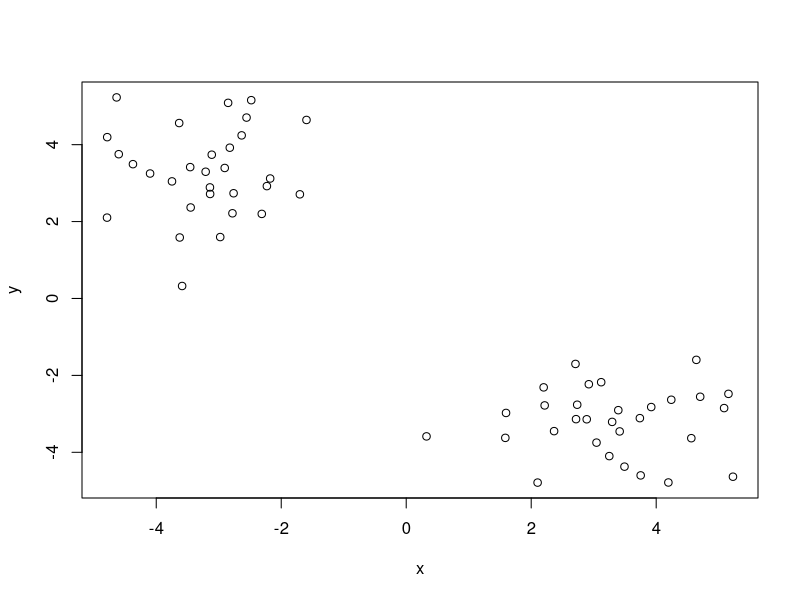
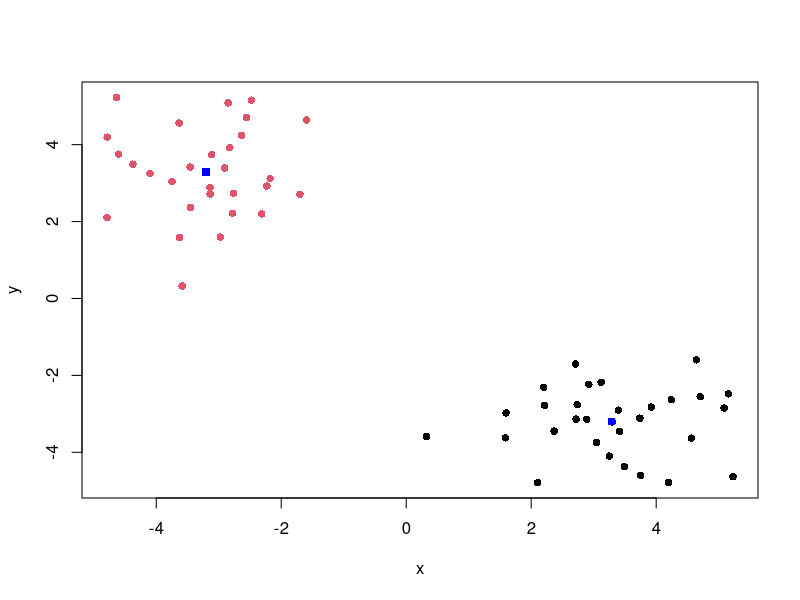
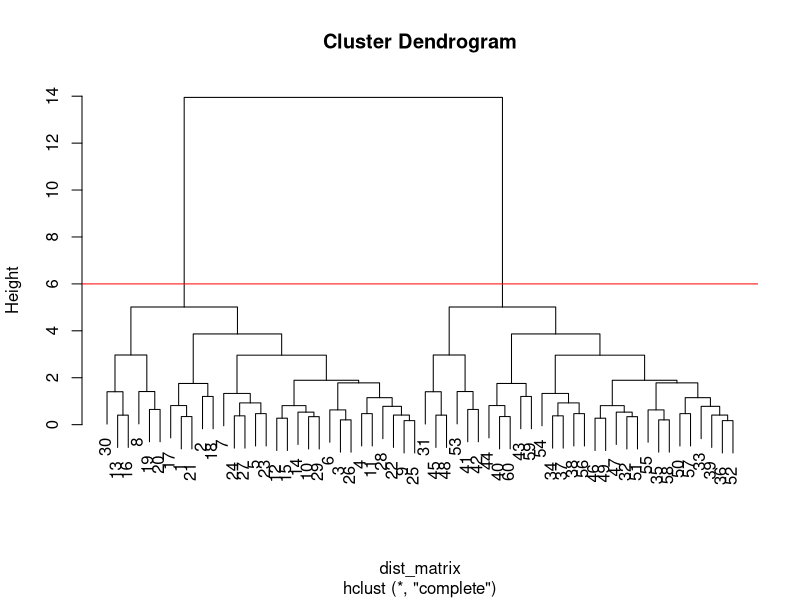
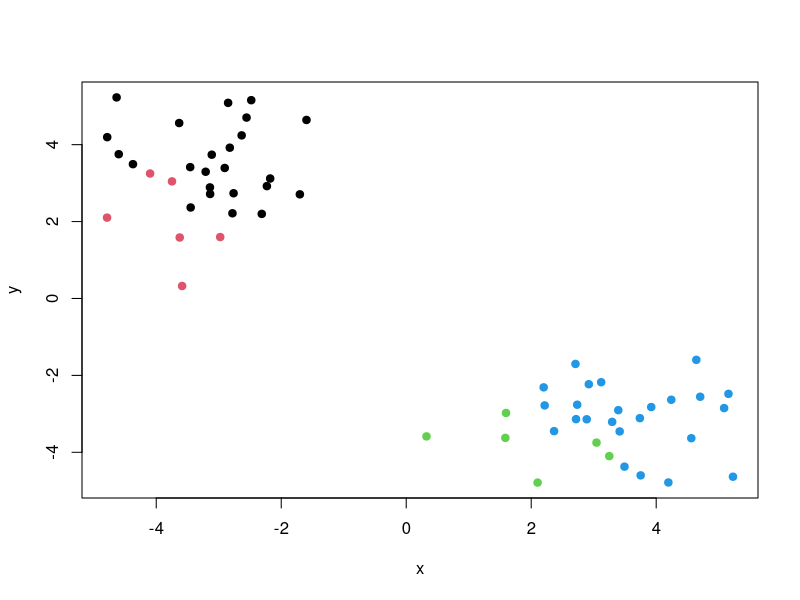
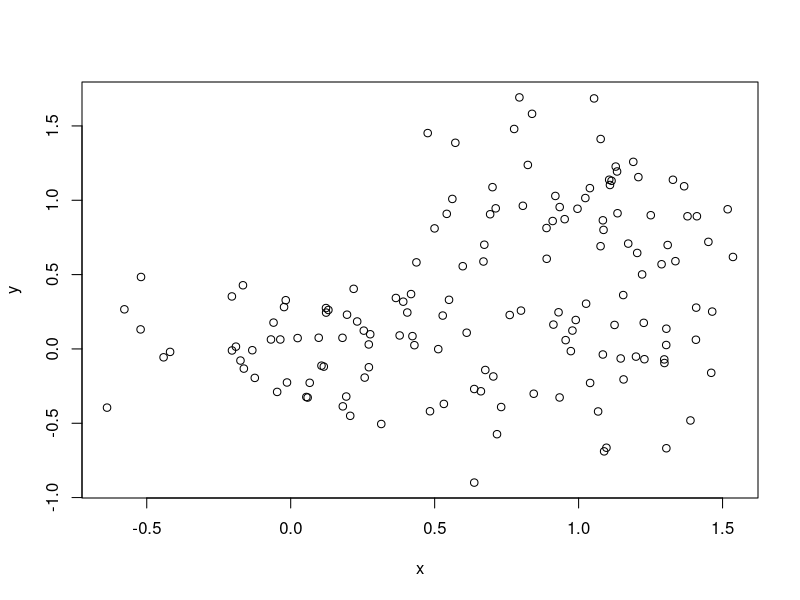
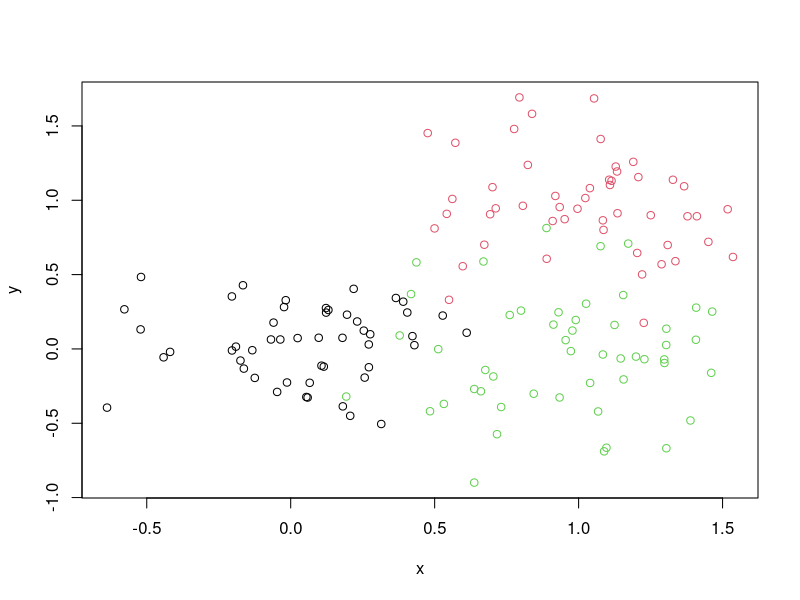
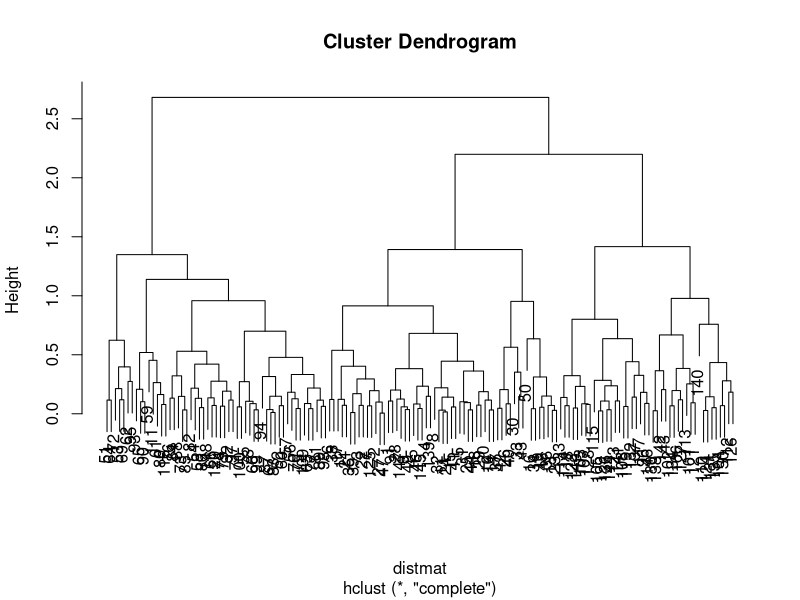
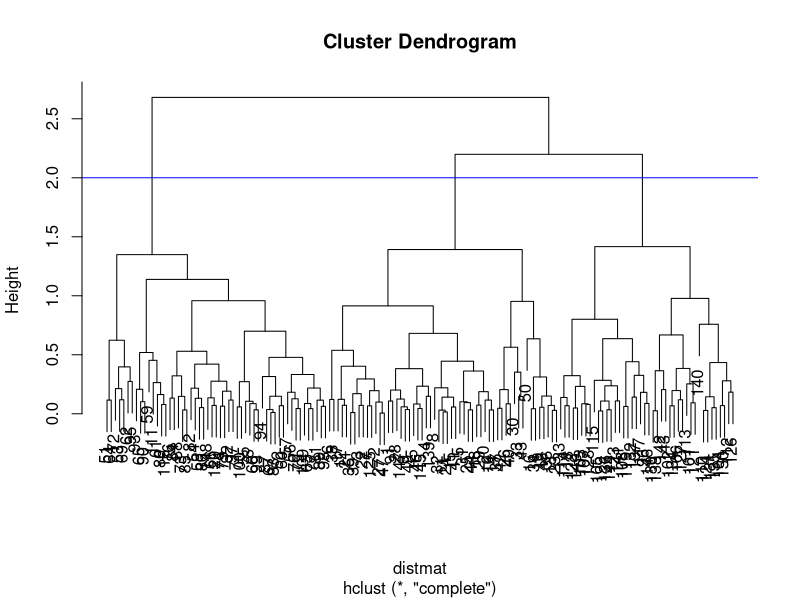

Generate these figures, in order, with R:
## ---- chunk 1
knitr::opts_chunk$set(echo = TRUE)
## ---- chunk 2
# Generate some example data for clustering
tmp <- c(rnorm(30,-3), rnorm(30,3))
x <- cbind(x=tmp, y=rev(tmp))
plot(x)
## ---- chunk 3
km <- kmeans(x, centers = 2, nstart=20)
km

## ---- chunk 4
km$size
## ---- chunk 5
km$cluster
## ---- chunk 6
km$centers
## ---- chunk 7
plot(x, col=km$cluster, pch=16)
points(km$centers, col="blue", pch = 15)
## ---- chunk 8
dist_matrix <- dist(x)
## ---- chunk 9
class(dist_matrix)
## ---- chunk 10
View(as.matrix(dist_matrix))
dim(as.matrix(dist_matrix))
## ---- chunk 11
hc <- hclust(d = dist_matrix)
## ---- chunk 12
hc
# not super useful
## ---- chunk 13
class(hc)
## ---- chunk 14
plot(hc)
abline(h=6, col="red") 
cutree(hc, k=2 )

## ---- chunk 15
plot(x, col=cutree(hc, k=4), pch = 19)
## ---- chunk 16
x <- rbind(
  matrix(rnorm(100, mean=0, sd = 0.3), ncol = 2),   # c1
  matrix(rnorm(100, mean = 1, sd = 0.3), ncol = 2), # c2
  matrix(c(rnorm(50, mean = 1, sd = 0.3),           # c3
           rnorm(50, mean = 0, sd = 0.3)), ncol = 2))
colnames(x) <- c("x", "y")
## ---- chunk 17
plot(x)
## ---- chunk 18
col <- as.factor( rep(c("c1","c2","c3"), each=50) )
plot(x, col=col)

## ---- chunk 19
distmat <- dist(x)
hc <- hclust(distmat)
plot(hc)
## ---- chunk 20
plot(hc)
abline(h=2, col="blue")
cutree(hc, h=2)
## ---- chunk 21
grps <- cutree(hc, k=3)
table(grps)
## ---- chunk 22
#plot colored by groups
plot(x, col=grps)
